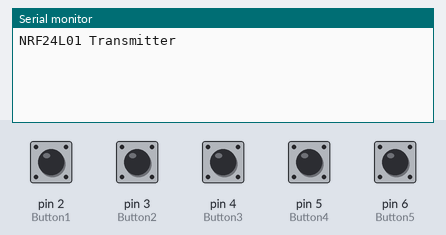
Bench run of a sketch on a simulated Arduino Uno, built with avr-gcc and run on an emulated ATmega328P. Shown: the last lines printed to the serial monitor. The inputs (shaded band) are chosen by the test bench; at power-on: pin 2 (Button1), pin 3 (Button2), pin 4 (Button3), pin 5 (Button4), pin 6 (Button5) HIGH. No radio packets arrive unless stated.

Above: at 1.2 s.
1.3 s: pin 2 (Button1) pulled LOW for 0.15 s
At 2.0 s:
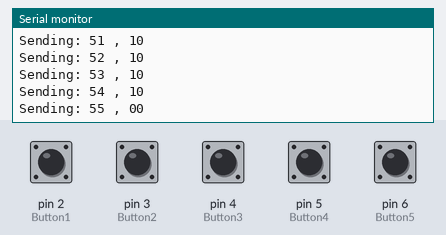
2.9 s: pin 3 (Button2) pulled LOW for 0.15 s
At 4.2 s:
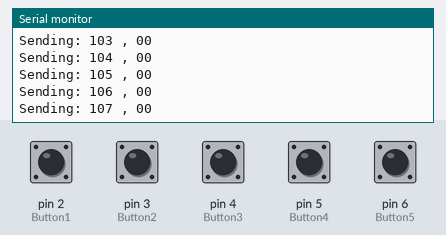
4.5 s: pin 4 (Button3) pulled LOW for 0.15 s
At 5.5 s:
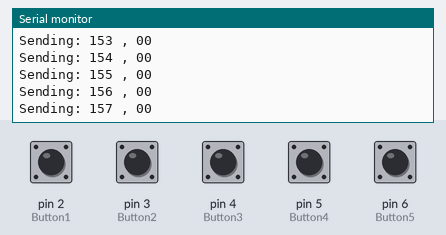
6.1 s: pin 5 (Button4) pulled LOW for 0.15 s
At 6.8 s:
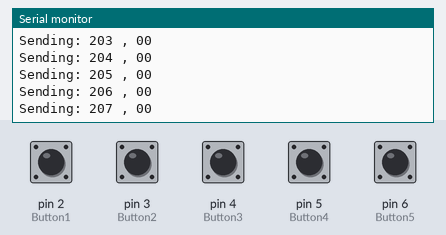
7.7 s: pin 6 (Button5) pulled LOW for 0.15 s
At 9.0 s:
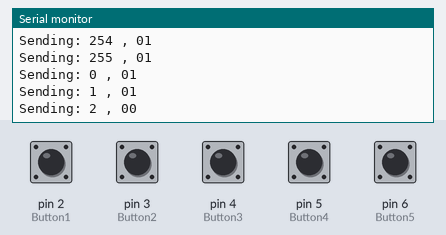
9.3 s: pin 2 (Button1) pulled LOW for 1 s
At 11.8 s:
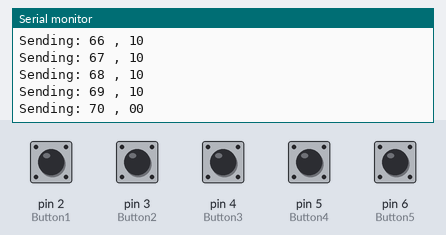
Timing chart, 0 to 12.8 s (numbered marks = the images above; inputs shaded):
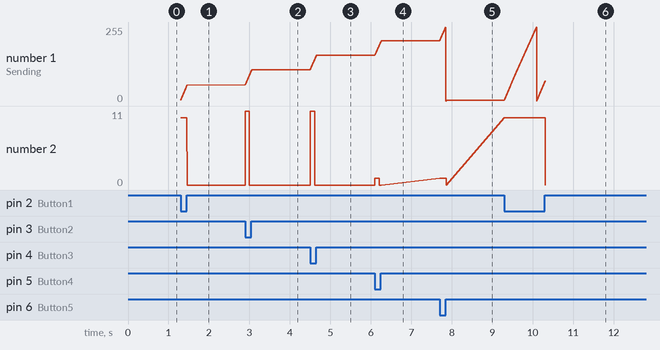

Measured:
- after the input at 1.3 s, the serial monitor: prints a new line at once (image 1)
- after the input at 2.9 s, the serial monitor: prints a new line at once (image 2)
- after the input at 4.5 s, the serial monitor: prints a new line at once (image 3)
- after the input at 6.1 s, the serial monitor: prints a new line at once (image 4)
- after the input at 7.7 s, the serial monitor: prints a new line at once (image 5)
- after the input at 9.3 s, the serial monitor: prints a new line at once (image 6)
- plotted number 1: 55 → 107 after the input at 2.9 s, 107 → 157 after the input at 4.5 s, 157 → 207 after the input at 6.1 s, 207 → 2 after the input at 7.7 s, 2 → 70 after the input at 9.3 s

The sketch:

fire-sender.ino
```cpp
#include <SPI.h>
#include "nRF24L01.h"
#include "RF24.h"

RF24 radio(7,8);

const uint64_t pipe = 0xE14BC8F482LL;
byte DataMsg[3];
int Button1 = 2;
int Button2 = 3;
int Button3 = 4;
int Button4 = 5;
int Button5 = 6;

byte c = 1;
byte dataStart = 0;

bool lastMetralla1 = true;
long lastMetralla = 0;
bool left = false;
bool right = false;
bool btnPress = false;

void metralleta (int tOn, int t, bool alternate = false)
{
  if (millis() - lastMetralla < tOn){
    if (alternate){
      sendMessage(lastMetralla1, !lastMetralla1);
    } else {
      sendMessage(true, true);
    }
  }
  if (millis() - lastMetralla > tOn){
      sendMessage(false, false);
  }
  if(millis() - lastMetralla > t)
  {
    lastMetralla = millis();
    lastMetralla1 = !lastMetralla1;
  }
}


void sendMessage(int msg0, int msg1)
{
  c++;
  Serial.print("Sending: ");
  Serial.print(c);
  Serial.print(" , ");
  Serial.print(msg0);
  Serial.println(msg1);

  DataMsg[0] = c;
  DataMsg[1] = msg0;
  DataMsg[2] = msg1;

  radio.write(DataMsg, 3);
}

void setup()
{
  //ativa pull-up
  pinMode(2, INPUT_PULLUP);
  pinMode(3, INPUT_PULLUP);
  pinMode(4, INPUT_PULLUP);
  pinMode(5, INPUT_PULLUP);
  pinMode(6, INPUT_PULLUP);


  Serial.begin(57600);
  Serial.println("NRF24L01 Transmitter");
  radio.begin();
  radio.setDataRate(RF24_250KBPS);
  radio.setPayloadSize(32);
  //radio.setAutoAck(false);
  radio.setChannel(50);
  radio.setPALevel(RF24_PA_HIGH);
  radio.openWritingPipe(pipe);
  radio.stopListening();

}

void loop()
{
  while (true){

    left = !digitalRead(Button1); //LOW es apretado
    right = !digitalRead(Button5);

    if (left || right)
    {
      sendMessage(left, right);
      btnPress = true;
      continue;
    }
    if (digitalRead(Button2) == LOW)
    {
      metralleta(90, 520, false);
      continue;
    }
    if (digitalRead(Button3) == LOW)
    {
      metralleta(100, 200, false);
      //sendMessage(1,1);
      continue;
    }
    if (digitalRead(Button4) == LOW)
    {
      metralleta(100, 200, true);
      //sendMessage(1,1);
      continue;
    }

    if(btnPress)
    {
      btnPress = false;
      sendMessage(0,0);
    }
  }
}
```
